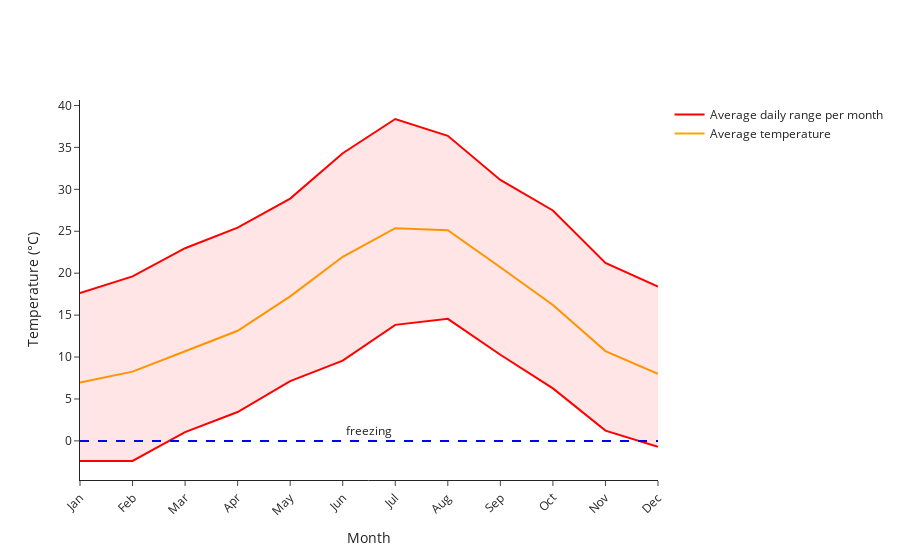

The notebook cell saved with this chart:
### Markdown cell above
The blue bars show the total rainfall in mm averaged for each month.    
The orange line shows the average temperature in °C per month.

### Code cell
#do do: revisit the title

print(plotly.__version__)

# Create a DataFrame from the DataArrays
df = pd.DataFrame({
    'month': avg_temp.month.values,
    'avg_temp': avg_temp.values,
    'max_temp': max_temp.values,
    'min_temp': min_temp.values
})

# Create a line chart for average temperature
fig = go.Figure()

fig.add_trace(go.Scatter(x=df['month'], y=df['avg_temp'], 
                         mode='lines', 
                         name='Average temperature', 
                         line_color='orange')
                         )

# Add a line chart for max temperature
fig.add_trace(go.Scatter(x=df['month'], y=df['max_temp'], 
                         mode='lines',
                         name='Average daily range per month', 
                         line_color='red')
                         )

# Add a line chart for min temperature
fig.add_trace(go.Scatter(x=df['month'], y=df['min_temp'], 
                         mode='lines', 
                         name='Min temperature', 
                         line_color='red', 
                         fill='tonexty', 
                         fillcolor = 'rgba(255, 0, 0, 0.1)', 
                         showlegend=False)
                         )

# Add a line chart for min temperature
fig.add_hline(y=0, opacity=1, 
              line_width=2, 
              line_dash='dash', 
              line_color='blue',
              annotation_text='freezing', 
              annotation_position='top')

# Set the layout
fig.update_layout(
    yaxis=dict(title='Temperature (°C)'),
    xaxis=dict(
        title='Month',
        tickmode='array',
        tickvals=df['month'],
        ticktext=['Jan', 'Feb', 'Mar', 'Apr', 'May', 'Jun', 'Jul', 'Aug', 'Sep', 'Oct', 'Nov', 'Dec'],
        tickangle=-45
    ),
    template='simple_white'
)
# Show the figure
fig.show()

### Figure 1 — Plotly figure (JSON) as saved in the notebook; plotly's stock layout.template omitted (floating-point values rounded to 4 significant figures)
{"data": [{"line": {"color": "orange"}, "mode": "lines", "name": "Average temperature", "type": "scatter", "x": [1, 2, 3, 4, 5, 6, 7, 8, 9, 10, 11, 12], "y": [6.964, 8.26, 10.69, 13.13, 17.23, 21.95, 25.36, 25.13, 20.71, 16.21, 10.71, 7.985]}, {"line": {"color": "red"}, "mode": "lines", "name": "Average daily range per month", "type": "scatter", "x": [1, 2, 3, 4, 5, 6, 7, 8, 9, 10, 11, 12], "y": [17.62, 19.61, 22.98, 25.43, 28.9, 34.3, 38.39, 36.39, 31.12, 27.47, 21.21, 18.41]}, {"fill": "tonexty", "fillcolor": "rgba(255, 0, 0, 0.1)", "line": {"color": "red"}, "mode": "lines", "name": "Min temperature", "showlegend": false, "type": "scatter", "x": [1, 2, 3, 4, 5, 6, 7, 8, 9, 10, 11, 12], "y": [-2.398, -2.388, 1.043, 3.443, 7.131, 9.568, 13.83, 14.56, 10.27, 6.264, 1.222, -0.7076]}], "layout": {"annotations": [{"showarrow": false, "text": "freezing", "x": 0.5, "xanchor": "center", "xref": "x domain", "y": 0, "yanchor": "bottom", "yref": "y"}], "shapes": [{"line": {"color": "blue", "dash": "dash", "width": 2}, "opacity": 1, "type": "line", "x0": 0, "x1": 1, "xref": "x domain", "y0": 0, "y1": 0, "yref": "y"}], "xaxis": {"tickangle": -45, "tickmode": "array", "ticktext": ["Jan", "Feb", "Mar", "Apr", "May", "Jun", "Jul", "Aug", "Sep", "Oct", "Nov", "Dec"], "tickvals": [1, 2, 3, 4, 5, 6, 7, 8, 9, 10, 11, 12], "title": {"text": "Month"}}, "yaxis": {"title": {"text": "Temperature (°C)"}}}}
